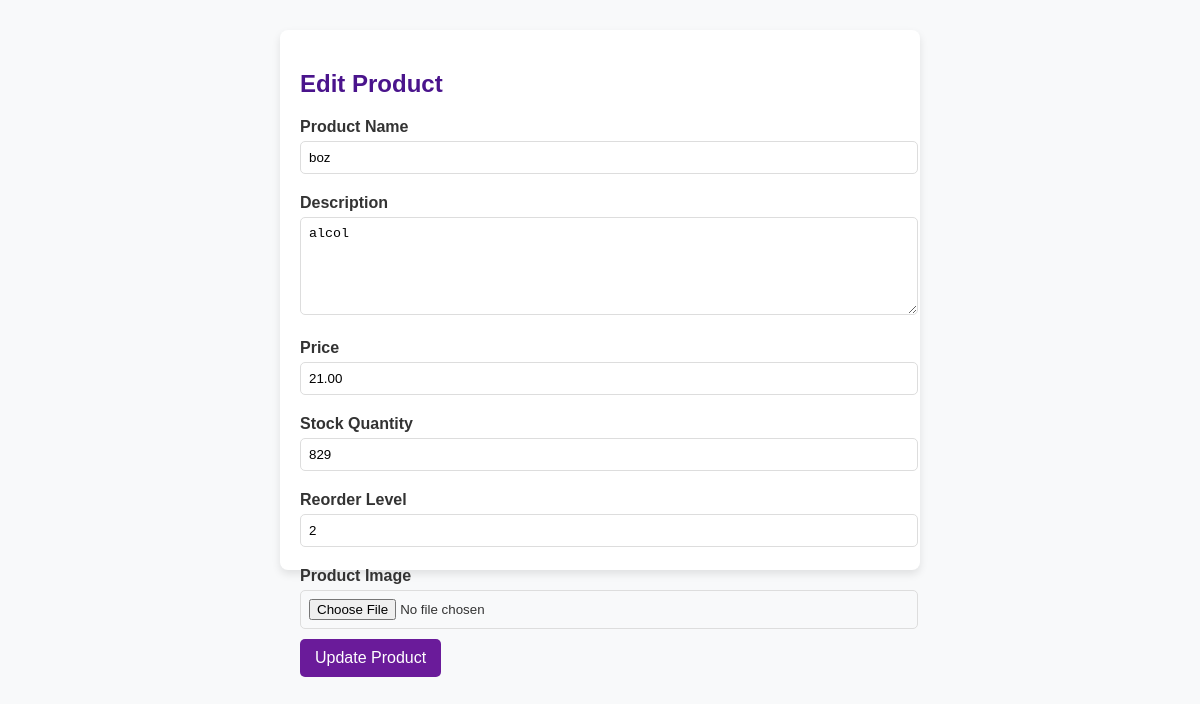
/add_product.php?id=1, run on the app's committed database.
### tables this page shows
CREATE TABLE `products` (
  `product_id` int(11) NOT NULL,
  `name` varchar(100) DEFAULT NULL,
  `description` text DEFAULT NULL,
  `price` decimal(10,2) DEFAULT NULL,
  `stock_quantity` int(11) DEFAULT NULL,
  `reorder_level` int(11) DEFAULT NULL,
  `image_path` varchar(255) DEFAULT NULL,
  `supplier_id` int(11) DEFAULT NULL
);

### add_product.php (the view, shortened to what this page needs)
<?php
include 'db.php';
if (isset($_GET['id'])) {
    $id = (int) $_GET['id'];
    $result = $conn->query("SELECT * FROM Products WHERE product_id=$id");
    $product = $result->fetch_assoc();
} else {
    $product = ['name' => '', 'description' => '', 'price' => '', 'stock_quantity' => '', 'reorder_level' => '', 'image_path' => ''];
}
?>
<!DOCTYPE html>
<html>
<head>
    <link rel="stylesheet" href="assets/css/style.css">
</head>
<body>
    <div class="container">
        <h2><?= isset($_GET['id']) ? "Edit Product" : "Add Product" ?></h2>
        <form method="post" enctype="multipart/form-data">
            <label>Product Name</label>
            <input type="text" name="name" placeholder="Product Name" value="<?= htmlspecialchars($product['name']) ?>"
                required>
            <label>Description</label>
            <textarea name="description"
                placeholder="Description"><?= htmlspecialchars($product['description']) ?></textarea>
            <label>Price</label>
            <input type="number" step="0.01" name="price" placeholder="Price" value="<?= $product['price'] ?>" required>
            <label>Stock Quantity</label>
            <input type="number" name="stock_quantity" placeholder="Stock Quantity"
                value="<?= $product['stock_quantity'] ?>" required>
            <label>Reorder Level</label>
            <input type="number" name="reorder_level" placeholder="Reorder Level"
                value="<?= $product['reorder_level'] ?>" required>
            <label>Product Image</label>
            <input type="file" name="product_image" id="product_image" accept="image/*">
            <button type="submit" name="save"><?= isset($_GET['id']) ? "Update Product" : "Add Product" ?></button>
        </form>
    </div>
</body>
</html>

### assets/css/style.css (style rules this page uses)
body { font-family: Arial, sans-serif; margin: 0; padding: 0; background: #f8f9fa; color: #333; }
.container { width: 90%; max-width: 1100px; margin: 20px auto; background: white; padding: 20px; border-radius: 8px; box-shadow: 0px 4px 6px rgba(0, 0, 0, 0.1); }
button { background: #6a1b9a; color: white; border: none; padding: 10px 15px; border-radius: 5px; cursor: pointer; }
.container { width: 100%; height: 500px; background-image: url(assets\photos\BACK.jpg); }

### add_product.php (style rules this page uses)
.container { width: 90%; max-width: 600px; margin: 30px auto; padding: 20px; background: white; border-radius: 8px; box-shadow: 0 4px 8px rgba(0, 0, 0, 0.1); }
h2 { color: #4a148c; margin-bottom: 20px; }
form label { display: block; margin: 10px 0 5px; font-weight: bold; }
form input[type="text"], form input[type="number"], form input[type="file"], form textarea { width: 100%; padding: 8px; border: 1px solid #ddd; border-radius: 5px; margin-bottom: 10px; }
form textarea { height: 80px; }
button { background: #6a1b9a; color: white; padding: 10px 15px; border: none; border-radius: 5px; cursor: pointer; font-size: 16px; }

### data on the page
products: name "boz", description "alcol", price "21.00", stock_quantity "829", reorder_level "2"
